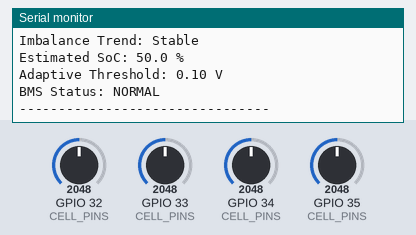
Bench run of a sketch on a simulated ESP32. Shown: the last lines printed to the serial monitor. The inputs (shaded band) are chosen by the test bench; at power-on: GPIO 32 (CELL_PINS) = 2048, GPIO 33 (CELL_PINS) = 2048, GPIO 34 (CELL_PINS) = 2048, GPIO 35 (CELL_PINS) = 2048 (analog values on the 0–4095 scale).

Above: at 2.8 s.
2.9 s: GPIO 32 (CELL_PINS) set to 2866
At 5.2 s:
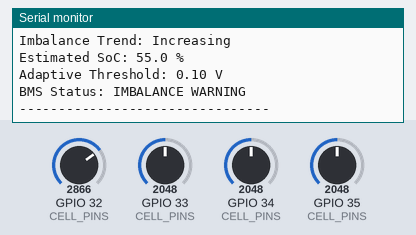
5.6 s: GPIO 33 (CELL_PINS) set to 2866
8.3 s: GPIO 34 (CELL_PINS) set to 2866
11.0 s: GPIO 35 (CELL_PINS) set to 2866
At 12.5 s:
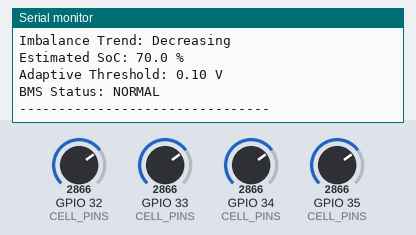
13.7 s: GPIO 32 (CELL_PINS) set to 3972
At 15.3 s:
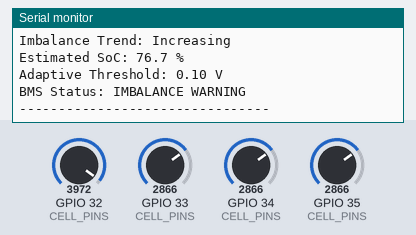
16.4 s: GPIO 33 (CELL_PINS) set to 3972
At 19.5 s:
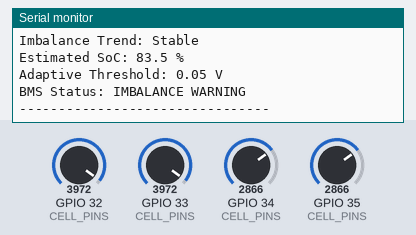
Timing chart, 0 to 20.1 s (numbered marks = the images above; inputs shaded):
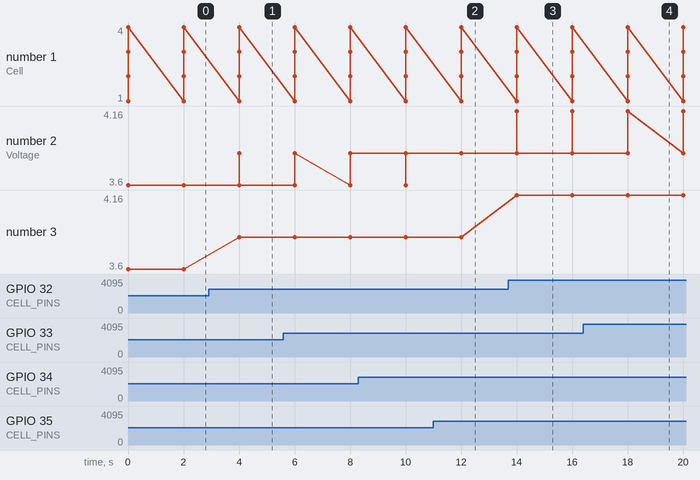

The sketch:

sketch.ino
```cpp
#include "BMSEngine.h"


BMSEngine bms;


const unsigned long UPDATE_INTERVAL_MS = 2000;


unsigned long previousUpdateTime = 0;


void displayBatteryInfo(const BatteryInfo& battery) {
  Serial.println();

  for (int i = 0; i < CELL_COUNT; i++) {
    Serial.print("Cell ");
    Serial.print(i + 1);
    Serial.print(" Voltage: ");
    Serial.print(battery.cellVoltages[i], 2);
    Serial.println(" V");
  }

  Serial.println("--------------------------------");

  Serial.print("Strongest Cell: Cell ");
  Serial.print(battery.strongestCell + 1);
  Serial.print(" (");
  Serial.print(battery.maxVoltage, 2);
  Serial.println(" V)");

  Serial.print("Weakest Cell: Cell ");
  Serial.print(battery.weakestCell + 1);
  Serial.print(" (");
  Serial.print(battery.minVoltage, 2);
  Serial.println(" V)");

  Serial.print("Average Voltage: ");
  Serial.print(battery.averageVoltage, 2);
  Serial.println(" V");

  Serial.print("Voltage Imbalance: ");
  Serial.print(battery.imbalance, 2);
  Serial.println(" V");

  Serial.print("Imbalance Trend: ");
  Serial.println(battery.trend);

  Serial.print("Estimated SoC: ");
  Serial.print(battery.stateOfCharge, 1);
  Serial.println(" %");

  Serial.print("Adaptive Threshold: ");
  Serial.print(battery.adaptiveThreshold, 2);
  Serial.println(" V");

  Serial.print("BMS Status: ");

  if (battery.imbalanceWarning) {
    Serial.println("IMBALANCE WARNING");
  } else {
    Serial.println("NORMAL");
  }

  Serial.println("--------------------------------");
}

void setup() {
  Serial.begin(115200);


  analogReadResolution(12);

  Serial.println("Modular Battery Management System");
  Serial.println("--------------------------------");


  previousUpdateTime = millis() - UPDATE_INTERVAL_MS;
}

void loop() {
  unsigned long currentTime = millis();


  if (currentTime - previousUpdateTime >= UPDATE_INTERVAL_MS) {
    previousUpdateTime = currentTime;


    bms.update();


    BatteryInfo battery = bms.getBatteryInfo();


    displayBatteryInfo(battery);
  }


}
```

BMSEngine.cpp
```cpp
#include "BMSEngine.h"


BMSEngine::BMSEngine() : info{} {
  info.previousImbalance = 0.0;
}


float BMSEngine::readCellVoltage(int pin) {
  int adcValue = analogRead(pin);

  return MIN_CELL_VOLTAGE +
         (adcValue / 4095.0) *
         (MAX_CELL_VOLTAGE - MIN_CELL_VOLTAGE);
}


float BMSEngine::calculateSoC(float averageVoltage) {
  float soc =
      ((averageVoltage - MIN_CELL_VOLTAGE) /
       (MAX_CELL_VOLTAGE - MIN_CELL_VOLTAGE)) *
      100.0;


  if (soc > 100.0) {
    soc = 100.0;
  }

  if (soc < 0.0) {
    soc = 0.0;
  }

  return soc;
}


float BMSEngine::calculateAdaptiveThreshold(float stateOfCharge) {
  if (stateOfCharge >= 80.0) {
    return 0.05;
  } else if (stateOfCharge >= 30.0) {
    return 0.10;
  } else {
    return 0.15;
  }
}


String BMSEngine::detectTrend(
    float currentImbalance,
    float previousImbalance
) {
  const float tolerance = 0.01;

  if (currentImbalance > previousImbalance + tolerance) {
    return "Increasing";
  } else if (currentImbalance < previousImbalance - tolerance) {
    return "Decreasing";
  } else {
    return "Stable";
  }
}


void BMSEngine::update() {
  float totalVoltage = 0.0;


  for (int i = 0; i < CELL_COUNT; i++) {
    info.cellVoltages[i] = readCellVoltage(CELL_PINS[i]);
    totalVoltage += info.cellVoltages[i];
  }


  info.maxVoltage = info.cellVoltages[0];
  info.minVoltage = info.cellVoltages[0];

  info.strongestCell = 0;
  info.weakestCell = 0;


  for (int i = 1; i < CELL_COUNT; i++) {
    if (info.cellVoltages[i] > info.maxVoltage) {
      info.maxVoltage = info.cellVoltages[i];
      info.strongestCell = i;
    }

    if (info.cellVoltages[i] < info.minVoltage) {
      info.minVoltage = info.cellVoltages[i];
      info.weakestCell = i;
    }
  }


  info.imbalance = info.maxVoltage - info.minVoltage;


  info.trend = detectTrend(
    info.imbalance,
    info.previousImbalance
  );


  info.averageVoltage = totalVoltage / CELL_COUNT;


  info.stateOfCharge =
      calculateSoC(info.averageVoltage);


  info.adaptiveThreshold =
      calculateAdaptiveThreshold(info.stateOfCharge);


  info.imbalanceWarning =
      info.imbalance > info.adaptiveThreshold;


  info.previousImbalance = info.imbalance;
}


BatteryInfo BMSEngine::getBatteryInfo() {
  return info;
}
```

BMSEngine.h
```cpp
#ifndef BMSENGINE_H
#define BMSENGINE_H

#include <Arduino.h>
#include "BatteryInfo.h"

class BMSEngine {
  private:
    BatteryInfo info;

    float readCellVoltage(int pin);
    float calculateSoC(float averageVoltage);
    float calculateAdaptiveThreshold(float stateOfCharge);

    String detectTrend(
      float currentImbalance,
      float previousImbalance
    );

  public:
    BMSEngine();

    void update();
    BatteryInfo getBatteryInfo();
};

#endif
```

BatteryInfo.h
```cpp
#ifndef BATTERYINFO_H
#define BATTERYINFO_H

#include <Arduino.h>
#include "Config.h"


struct BatteryInfo {
  float cellVoltages[CELL_COUNT];

  int strongestCell;
  int weakestCell;

  float maxVoltage;
  float minVoltage;

  float imbalance;
  float previousImbalance;

  String trend;

  float averageVoltage;
  float stateOfCharge;

  float adaptiveThreshold;

  bool imbalanceWarning;
};

#endif
```

Config.h
```cpp
#ifndef CONFIG_H
#define CONFIG_H


const int CELL_COUNT = 4;


const int CELL_PINS[CELL_COUNT] = {
  34, 35, 32, 33
};

const float MIN_CELL_VOLTAGE = 3.0;
const float MAX_CELL_VOLTAGE = 4.2;

#endif
```

Measured:
- after the input at 2.9 s, the serial monitor: prints a new line after 1.1 s (image 1)
- after the input at 11.0 s, the serial monitor: prints a new line after 1.0 s (image 2)
- after the input at 13.7 s, the serial monitor: prints a new line after 0.30 s (image 3)
- after the input at 16.4 s, the serial monitor: prints a new line after 1.6 s (image 4)
- plotted number 3: 3.6 → 3.84 after the input at 2.9 s, 3.84 → 4.16 after the input at 13.7 s
